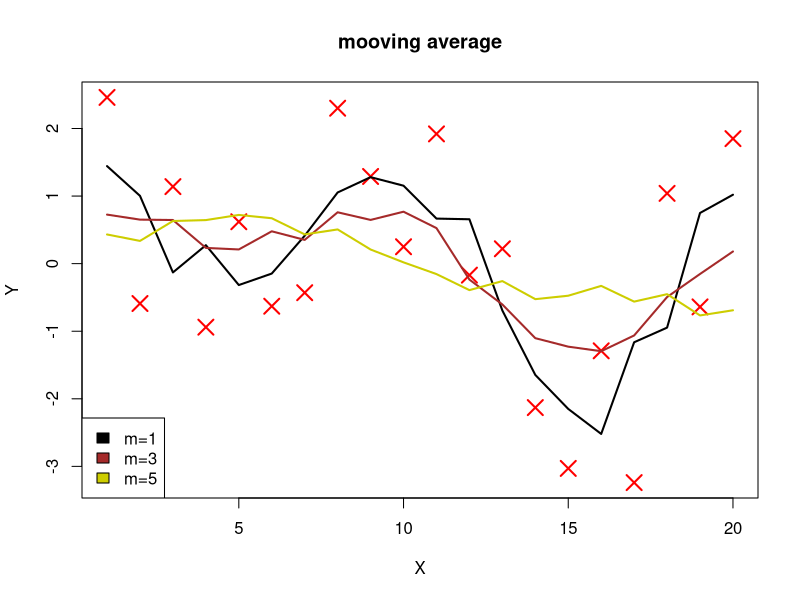
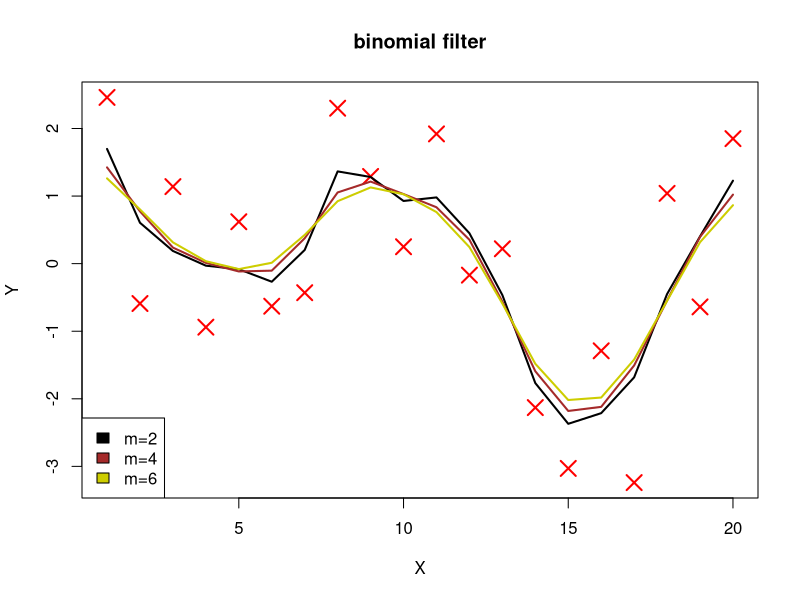
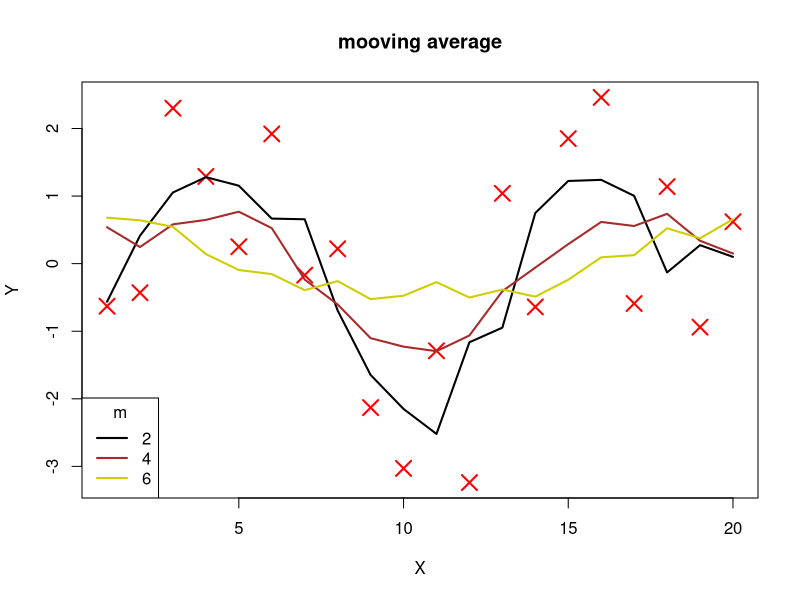
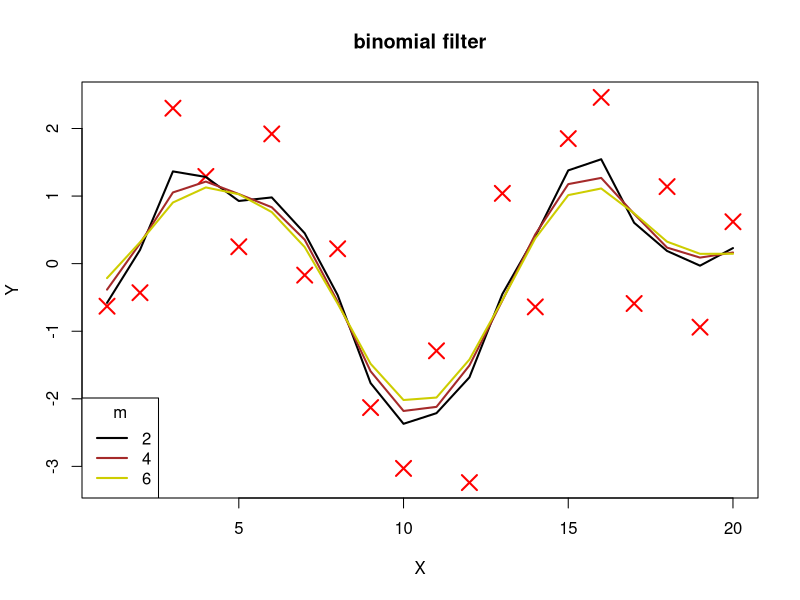
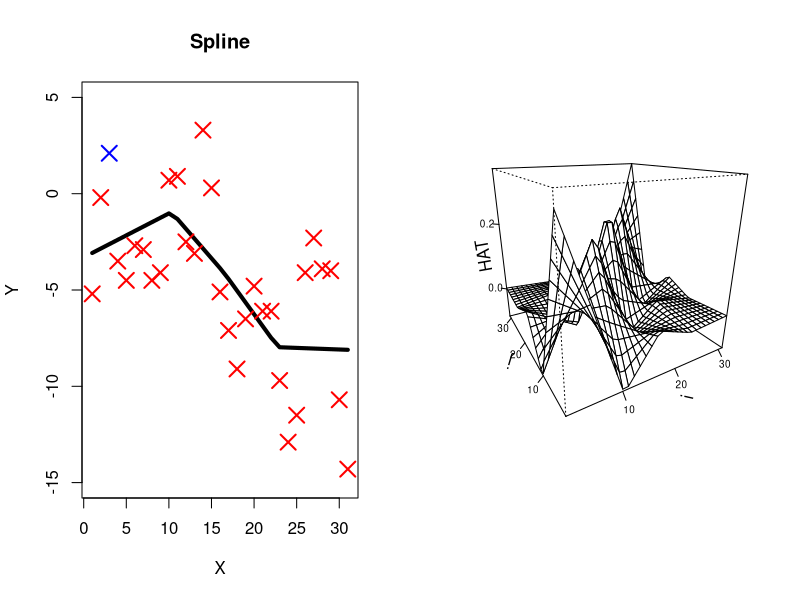
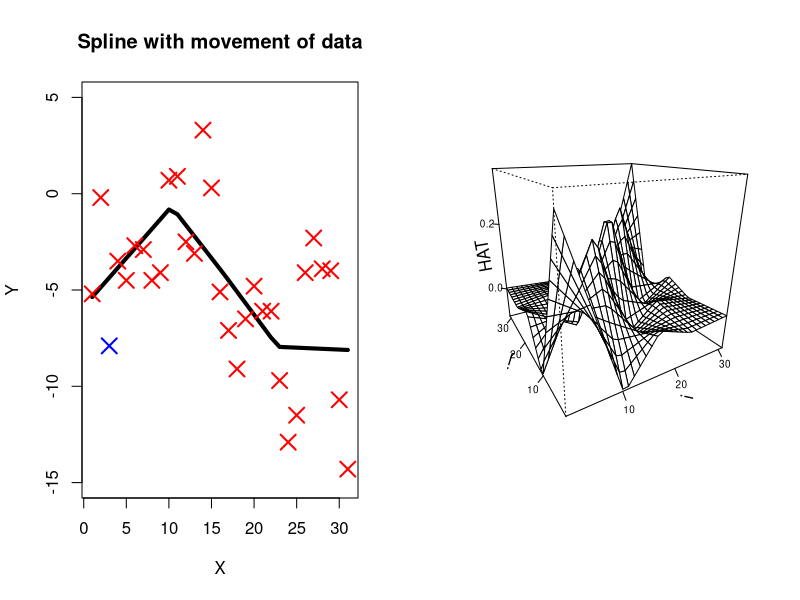
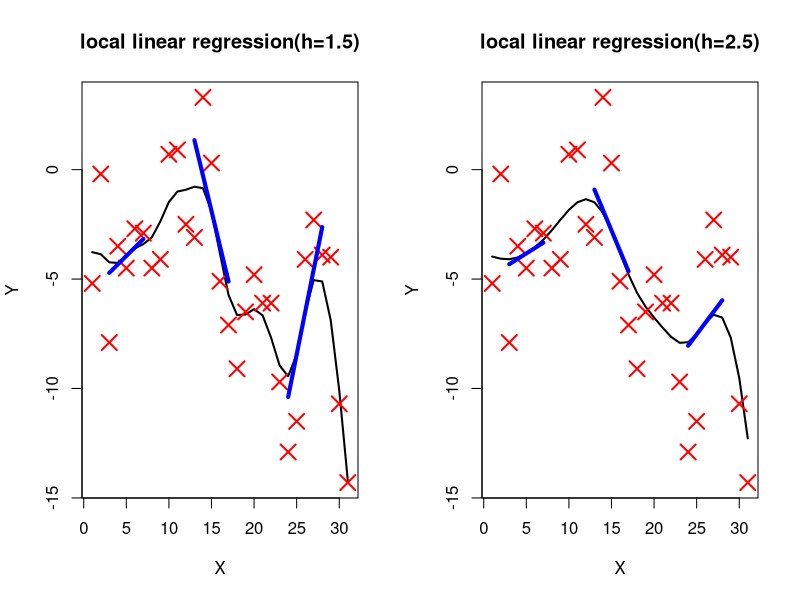
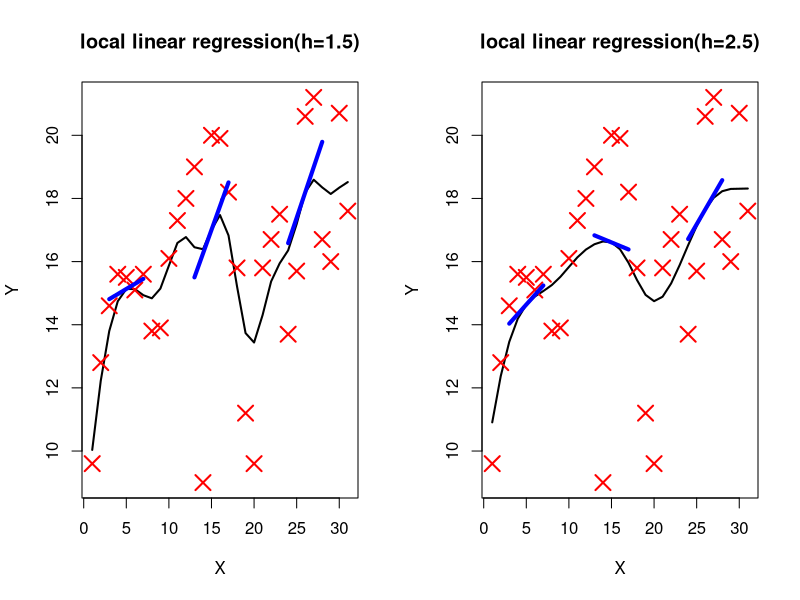

These figures' R source, in order:
## ---- chunk 1
knitr::opts_chunk$set(echo = TRUE, comment = NA)
## ---- chunk 2
library(splines)
set.seed(0)
## ---- chunk 3
move1 <- function(yy, mm){
  nd <- length(yy)
  yyr <- yy[nd:(nd-mm+1)]
  yyl <- yy[mm:1]
  y <- c(yyl, yy, yyr)
  ey <- c()
  for (ind in 1:nd){
    ey[ind] <- mean(y[ind:(ind+2*mm)])
  }
  ey
}
## ---- chunk 4
bf1 <- function(yy, mm){
  nd <- length(yy)
  mm2 <- mm * 0.5
  yyw1 <- yy
  yyw2 <- yy
  rlim <- mm2
  yyr <- NULL
  count <- 0
  while(rlim > nd) {
    yyw1 <- rev(yyw1)
    yyr <- c(yyr, yyw1)
    rlim <- rlim - nd
    count <- count + 1
  }
  switch(count %% 2 + 1,
         yyr <- c(yyr, yy[nd:(nd - rlim + 1)]),
         yyr <- c(yyr, yy[1:rlim]))
  llim <- mm2
  yyl <- NULL
  while (llim > nd) {
    yyw2 <- rev(yyw2)
    yyl <- c(yyw2, yyl)
    llim <- llim - nd
  }
  switch(count %% 2 + 1,
         yyl <- c(yy[llim:1], yyl),
         yyl <- c(yy[(nd - llim + 1):nd], yyl))
  y2 <- matrix(c(yyl, yy, yyr), ncol = 1)

  ww <- matrix(0, ncol = nd + mm, nrow = nd + mm)

  imat <- row(ww)
  jmat <- col(ww)

  check <- 0 <= (mm2 + imat - jmat) & (mm2 + imat - jmat) <= mm

  ww[check] <- exp(lgamma(mm +1) -
                     lgamma(mm2 + imat[check] - jmat[check] + 1) -
                     lgamma(mm2 - imat[check] + jmat[check] + 1) -
                     mm * logb(2))

  ey <- ww %*% y2
  ey <- as.vector(ey[(mm2 + 1):(nd + mm2)])
  ey
}
## ---- chunk 5
yy <- c(2.46, -0.59, 1.14, -0.94, 0.62, -0.63, -0.43, 2.30, 1.29, 0.25, 1.92,
        -0.17, 0.22, -2.13, -3.03, -1.29, -3.24, 1.04, -0.64, 1.85)

xx <- 1:length(yy)

plot(xx, yy, xlab="X", ylab="Y", main="mooving average", type="n")
points(xx, yy, pch =4, lwd = 2, col = "red", cex = 2)

lines(xx, move1(yy, 1), lwd=2)
lines(xx, move1(yy, 3), lwd=2, col="brown")
lines(xx, move1(yy, 5), lwd=2, col="yellow3")
legend("bottomleft", legend=c("m=1", "m=3", "m=5"),
       fill=c("black","brown","yellow3"))

plot(xx, yy, xlab="X", ylab="Y", main="binomial filter", type="n")
points(xx, yy, pch =4, lwd = 2, col = "red", cex = 2)

lines(xx, bf1(yy, 2), lwd=2)
lines(xx, bf1(yy, 4), lwd=2, col="brown")
lines(xx, bf1(yy, 6), lwd=2, col="yellow3")
legend("bottomleft", legend=c("m=2", "m=4", "m=6"),
       fill=c("black","brown","yellow3"))
## ---- chunk 6
yy <- c(-0.63, -0.43, 2.30, 1.29, 0.25, 1.92, -0.17, 0.22, -2.13, -3.03,
        -1.29, -3.24, 1.04, -0.64, 1.85,2.46, -0.59, 1.14, -0.94, 0.62)

xx <- 1:length(yy)

plot(xx, yy, xlab="X", ylab="Y", main="mooving average", type="n")
points(xx, yy, pch =4, lwd = 2, col = "red", cex = 2)

lines(xx, move1(yy, 1), lwd=2)
lines(xx, move1(yy, 3), lwd=2, col="brown")
lines(xx, move1(yy, 5), lwd=2, col="yellow3")
legend("bottomleft", legend=c(2, 4, 6), col=c("black","brown","yellow3"),
       lty=1, lwd=2, title="m")

plot(xx, yy, xlab="X", ylab="Y", main="binomial filter", type="n")
points(xx, yy, pch =4, lwd = 2, col = "red", cex = 2)

lines(xx, bf1(yy, 2), lwd=2)
lines(xx, bf1(yy, 4), lwd=2, col="brown")
lines(xx, bf1(yy, 6), lwd=2, col="yellow3")
legend("bottomleft", legend=c(2, 4, 6), col=c("black","brown","yellow3"),
       lty=1, lwd=2, title="m")
## ---- chunk 7
spline1 <- function(kk, deg, yy){
  data1 <- data.frame(x=1:length(yy), y=yy)
  fit.lm <- lm(y ~ bs(x, knots=kk, degree=deg), data=data1)
  fitted.values(fit.lm)
}

nd <- 31
xx <- 1:nd
yy <- scan("WAK2.CSV")
knots <- c(10.3, 16.5, 22.8)

ey <- spline1(knots, 1, yy)

par(mfrow = c(1,2))
# fitted graph
plot(xx, ey, type = "n", ylim = c(-15, 5),
      xlab = "X", ylab = "Y", main="Spline")
lines(xx, ey, lwd =4)
points(xx[-3], yy[-3], pch =4, lwd = 2, col = "red", cex = 2)
points(xx[3],yy[3],pch=4,lwd=2,col='blue',cex=2)
# hat matrix
ww <- apply(diag(nd), 2, function(yy) spline1(knots, 1, yy))
persp(1:31, 1:31, ww, xlab = "i", ylab = "j", zlab = "HAT",
      lab = c(3, 3, 3), theta = -30, phi = 20,
      ticktype = "detailed", nticks=3,cex.lab=1,cex.axis=0.6)

# movement of data
yy[3] <- yy[3] - 10

ey <- spline1(knots, 1, yy)

#fitted graph
plot(xx, ey, type = "n", ylim = c(-15, 5),
      xlab = "X", ylab = "Y", main="Spline with movement of data")
lines(xx, ey, lwd =4)
points(xx[-3], yy[-3], pch =4, lwd = 2, col = "red", cex = 2)
points(xx[3],yy[3],pch=4,lwd=2,col='blue',cex=2)
# hat matrix
ww <- apply(diag(nd), 2, function(yy) spline1(knots, 1, yy))
persp(1:31, 1:31, ww, xlab = "i", ylab = "j", zlab = "HAT",
      lab = c(3, 3, 3), theta = -30, phi = 20,
      ticktype = "detailed", nticks=3,cex.lab=1,cex.axis=0.6)
## ---- chunk 8
lline<-function(yy, hh) {
  llin <- function(ex1, xdata, ydata, band) {
    wts <- exp((-0.5 * (ex1 - xdata)^2)/band^2) 
    data1 <- data.frame(x = xdata, y = ydata, www = wts)
    fit.lm <- lm(y ~ x, data = data1, weights = www)
    est <- fit.lm$coef[1] + fit.lm$coef[2] * ex1
    list(est=est, coef=fit.lm$coef)
  }
  nd <- length(yy)
  xx <- seq(from = 1, by = 1, length = nd)
  xxmat <- matrix(xx, ncol = 1)
  
  par(mfrow=c(1,length(hh)))
  for (h in hh){
    eys <- apply(xxmat, 1, llin, xdata = xx, ydata = yy,
              band = h)
    ey <- sapply(eys, function(yy) yy$est)
    ey <- as.vector(ey)
    plot(xx, yy, type = "n", xlab = "X", ylab = "Y",
         main=paste0("local linear regression(h=",h,")"))
    lines(xx, ey, lwd =2)
    points(xx, yy, pch =4, lwd = 2, col = "red", cex = 2)
    for (ind in c(5, 15, 26)){
      xx_sub <- (ind-2):(ind+2)
      yy_sub <- eys[[ind]]$coef[1] + eys[[ind]]$coef[2] * xx_sub
      lines(xx_sub, yy_sub, lwd=4, col="blue")
    }
  }
  ey
}
hh <- c(1.5, 2.5)
ey <- lline(yy, hh)
## ---- chunk 9
yy <- c(9.6, 12.8, 14.6, 15.6, 15.5, 15.1, 15.6, 13.8, 13.9, 16.1,
        17.3, 18, 19, 9, 20, 19.9, 18.2, 15.8, 11.2, 9.6, 15.8,
        16.7, 17.5, 13.7, 15.7, 20.6, 21.2, 16.7, 16, 20.7, 17.6)
ey <- lline(yy, hh)
## ---- chunk 10
smspe<-function(yy, lambda)
{ 
#(1)
  nd <- length(yy)
#(2)
  ss <- c(1, -2, 1, rep(0, nd - 3))
  ss <- rbind(ss, c(-2, 5, -4, 1, rep(0, length = nd - 4)))
  for(ii in 1:(nd - 4)) {
    ss <- rbind(ss, c(rep(0, ii - 1), 1, -4, 6, -4, 1,
                      rep(0, nd - ii - 4)))
  }
  ss <- rbind(ss, c(rep(0, length = nd - 4), 1, -4, 5, -2))
  ss <- rbind(ss, c(rep(0, length = nd - 3), 1, -2, 1))
#(3)
  ssi <- diag(nd) + lambda * ss
#(4)
  ey <- solve(ssi, yy)
  ey <- as.vector(ey)
#(5)
  return(ey)
}
plot(xx, yy, type = "n",xlab = "X", ylab = "Y", main="smoothing spline")
for (lambda in 10^(-1:1)){
  ey <- smspe(yy, lambda)
  lines(xx, ey, lwd = 4, col=log10(lambda)+4)
}
points(xx, yy, pch =4, lwd = 2, col = "red", cex = 2)
legend("topleft", legend=c(0.1, 1, 10), col=3:5, lty=1, lwd=4, title="lambda")
## ---- chunk 11
# movement of data
yy[19] <- yy[19] + 10
yy[20] <- yy[20] + 10
plot(xx, yy, type = "n",xlab = "X", ylab = "Y", main="smoothing spline")
for (lambda in 10^(-1:1)){
  ey <- smspe(yy, lambda)
  lines(xx, ey, lwd = 4, col=log10(lambda)+4)
}
points(xx, yy, pch =4, lwd = 2, col = "red", cex = 2)
legend("topleft", legend=c(0.1, 1, 10), col=3:5, lty=1, lwd=4, title="lambda")

# hat matrix
par(mfrow=c(1,3),mai = c(0,0.2,1,0.2), oma = c(0,0,0,0))
for (lambda in 10^(-1:1)){
  ww <- apply(diag(nd), 2, smspe, lambda=lambda)
  persp(1:31, 1:31, ww, xlab = "i", ylab = "j", zlab = "HAT",
        lab = c(3, 3, 3), theta = -30, phi = 20,
        ticktype = "detailed", nticks=3,cex.lab=1,cex.axis=0.6,
        main=paste0('lambda = ',lambda))
}
## ---- chunk 12
ss <- matrix(rep(0, length = nd * nd), ncol = nd)
ss[1, 1:3] <- c(1, -2, 1)
ss[2, 1:4] <- c(-2, 5, -4, 1)
for(ii in 3:(nd - 2)) {
  ss[ii, (ii - 2):(ii + 2)] <- c(1, -4, 6, -4, 1)
}
ss[(nd - 1), (nd - 3):nd] <- c(1, -4, 5, -2)
ss[nd, (nd - 2):nd] <- c(1, -2, 1)

par(mfrow=c(1,3),mai = c(0,0.2,1,0.2), oma = c(0,0,0,0))
for (lambda in 10^(-1:1)){
  ww <- solve(diag(nd) + lambda * ss)
  persp(1:31, 1:31, ww, xlab = "i", ylab = "j", zlab = "HAT",
        lab = c(3, 3, 3), theta = -30, phi = 20,
        ticktype = "detailed", nticks=3,cex.lab=1,cex.axis=0.6,
        main=paste0('lambda = ',lambda))
}

